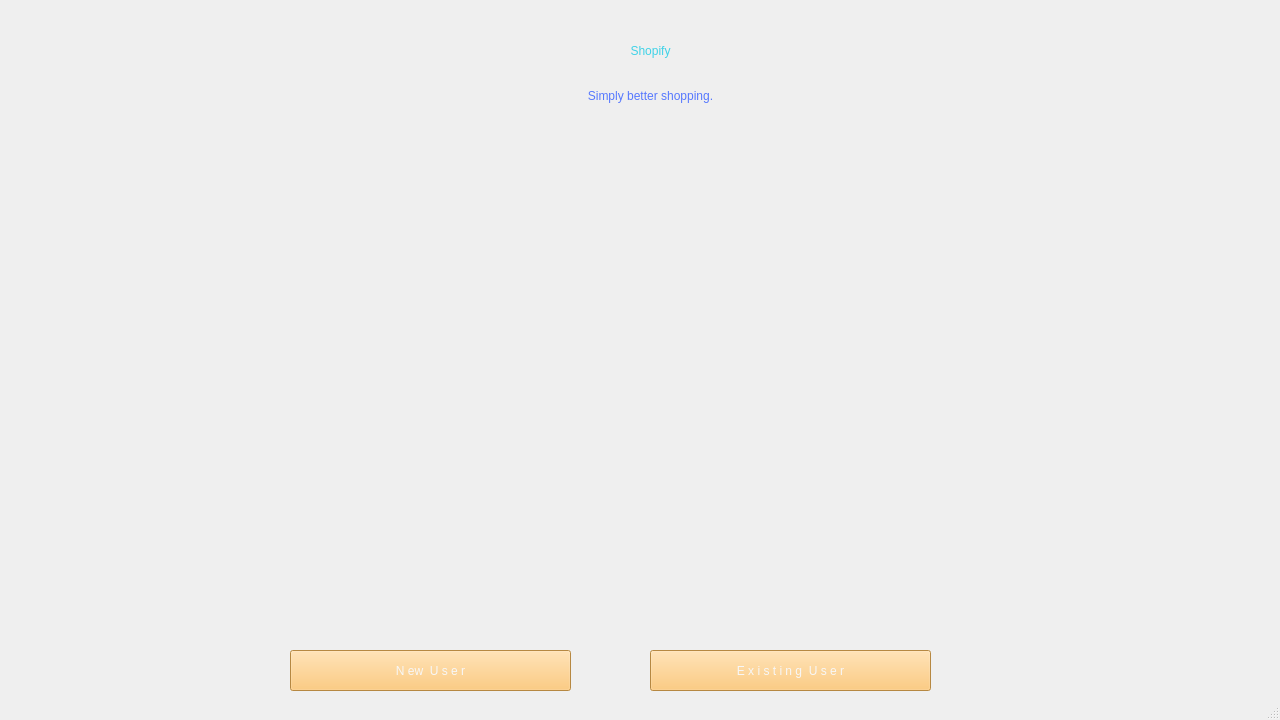
<?xml version="1.0" encoding="UTF-8"?>
<ui version="4.0">
 <class>MainWindow</class>
 <widget class="QMainWindow" name="MainWindow">
  <property name="geometry">
   <rect>
    <x>0</x>
    <y>0</y>
    <width>1280</width>
    <height>720</height>
   </rect>
  </property>
  <property name="windowTitle">
   <string>MainWindow</string>
  </property>
  <widget class="QWidget" name="centralwidget">
   <widget class="QLabel" name="label">
    <property name="geometry">
     <rect>
      <x>0</x>
      <y>0</y>
      <width>1281</width>
      <height>701</height>
     </rect>
    </property>
    <property name="text">
     <string/>
    </property>
    <property name="pixmap">
     <pixmap>../Images/18980.jpg</pixmap>
    </property>
    <property name="scaledContents">
     <bool>true</bool>
    </property>
   </widget>
   <widget class="QLabel" name="label_2">
    <property name="geometry">
     <rect>
      <x>460</x>
      <y>20</y>
      <width>381</width>
      <height>61</height>
     </rect>
    </property>
    <property name="autoFillBackground">
     <bool>false</bool>
    </property>
    <property name="styleSheet">
     <string notr="true">color: rgb(64, 210, 231);font: 45pt &quot;Lemon/Milk&quot;;</string>
    </property>
    <property name="text">
     <string>Shopify</string>
    </property>
    <property name="textFormat">
     <enum>Qt::PlainText</enum>
    </property>
    <property name="scaledContents">
     <bool>true</bool>
    </property>
    <property name="alignment">
     <set>Qt::AlignCenter</set>
    </property>
    <property name="wordWrap">
     <bool>true</bool>
    </property>
   </widget>
   <widget class="QLabel" name="label_3">
    <property name="geometry">
     <rect>
      <x>460</x>
      <y>70</y>
      <width>381</width>
      <height>51</height>
     </rect>
    </property>
    <property name="autoFillBackground">
     <bool>false</bool>
    </property>
    <property name="styleSheet">
     <string notr="true">color: rgb(86, 120, 254);font: 18pt &quot;Lemon/Milk&quot;;</string>
    </property>
    <property name="text">
     <string>Simply better shopping.</string>
    </property>
    <property name="textFormat">
     <enum>Qt::PlainText</enum>
    </property>
    <property name="scaledContents">
     <bool>true</bool>
    </property>
    <property name="alignment">
     <set>Qt::AlignCenter</set>
    </property>
    <property name="wordWrap">
     <bool>true</bool>
    </property>
   </widget>
   <widget class="QPushButton" name="NewUserBtn">
    <property name="geometry">
     <rect>
      <x>290</x>
      <y>650</y>
      <width>281</width>
      <height>41</height>
     </rect>
    </property>
    <property name="styleSheet">
     <string notr="true">background-color: rgb(255, 191, 93);color: rgb(247, 247, 247);font: 15pt &quot;Lemon/Milk&quot;;</string>
    </property>
    <property name="text">
     <string>N ew  U s e r</string>
    </property>
   </widget>
   <widget class="QPushButton" name="ExistingUserBtn_2">
    <property name="geometry">
     <rect>
      <x>650</x>
      <y>650</y>
      <width>281</width>
      <height>41</height>
     </rect>
    </property>
    <property name="styleSheet">
     <string notr="true">background-color: rgb(255, 191, 93);color: rgb(247, 247, 247);font: 15pt &quot;Lemon/Milk&quot;;</string>
    </property>
    <property name="text">
     <string>E x i s t i n g  U s e r</string>
    </property>
   </widget>
  </widget>
  <widget class="QStatusBar" name="statusbar"/>
 </widget>
 <resources/>
 <connections/>
</ui>
